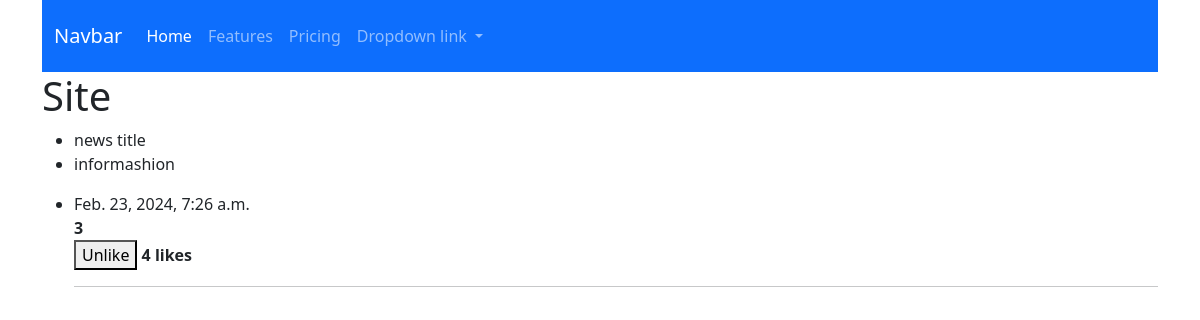
/pages/news/1/ (signed in), run on the app's committed database.
### pages/models.py (models this page shows, shortened)
class News(models.Model):
    title = models.CharField(max_length=200)
    description = RichTextField()
    created_date = models.DateTimeField(auto_now_add=True)
    updated_date = models.DateTimeField(auto_now=True)
    liked = models.ManyToManyField(CustomUser, default=None, blank=True,related_name='liked_news')
    author = models.ForeignKey(CustomUser, on_delete=models.CASCADE, related_name='author')
    news_views = models.IntegerField(default=0)

### pages/views.py (the view)
# urls.py: path('news/<int:pk>/',news_post,name='news_detail'),
def news_post(request, pk):
    news_object = News.objects.get(id=pk)
    news_object.news_views = news_object.news_views + 1
    news_object.save()
    context = {
        'new': news_object,
    }
    return render(request, 'new/news_detail.html', context)

### templates/new/news_detail.html (shortened to what this page needs)
{% extends 'base.html' %}
{% block content %}
    <h1>Site</h1>
    <ul>
        <div class="ui segment">
           <li>{{ new.title }}</li>
            <li>{{ new.description | safe}}</li>
            <li>{{ new.created_date }}</li>
            <strong>{{ new.news_views}}</strong>
        <form action="{% url 'like_post' %}" method="POST" class="ui form">
            {% if user not in new.liked.all %}
            <button class="ui button positive" type="submit">Like</button>
            {% else %}
            <button class="ui button negative" type="submit">Unlike</button>
            <strong>{{ new.liked.all.count }} likes</strong>
            {% endif %}
            </div>
                            <hr>
        {% endblock%}

### data on the page
News: title "news title", description "informashion", created_date "Feb. 23, 2024, 7:26 a.m.", news_views "3", liked.all.count "4"
